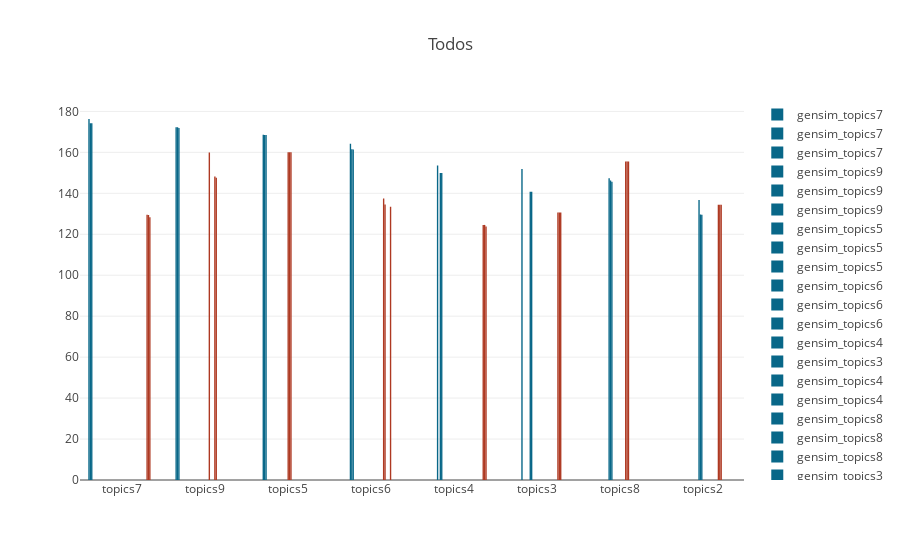

Notebook source saved alongside this figure:
### Code cell
stock = 'Todos'

def graph_energies(lda_df,mallet_df,stock):
    lda_stock = lda_df.loc[stock]
    mallet_stock = mallet_df.loc[stock]
    traces = list()
    iterable_lda = lda_stock.iterrows()
    for item in iterable_lda:
        modelo = item[0]
        modelo = modelo.strip('.model')
        topics = modelo.split('_')[-2]
        iters = modelo.split('_')[-1]
        energy = item[1].energia
        trace = go.Bar({
                        'x': [topics],
                        'y': [energy],
                        'name': f'gensim_{topics}_{iters}',
                        'marker': {'color': '#086788'}
        })
        traces.append(trace)
    iterable_mallet = mallet_stock.iterrows()
    for item in iterable_mallet:
        modelo = item[0]
        modelo = modelo.strip('.model')
        topics = modelo.split('_')[-2]
        iters = modelo.split('_')[-1]
        energy = item[1].energia
        trace = go.Bar({
                        'x': [topics],
                        'y': [energy],
                        'name': f'mallet_{topics}_{iters}',
                        'marker': {'color': '#AE3922'}
        })
        traces.append(trace)
    return traces

layout = go.Layout({'title': stock})

traces = graph_energies(energy_lda_df,energy_mallet_df,stock)

fig = go.Figure(traces, layout)

iplot(fig)

### Figure 1 — Plotly figure (JSON) as saved in the notebook; plotly's stock layout.template omitted (floating-point values rounded to 4 significant figures)
{"data": [{"marker": {"color": "#086788"}, "name": "gensim_topics7", "type": "bar", "uid": "f842550a-823f-4efe-92b9-ea13f4529217", "x": ["topics7"], "y": [176.3]}, {"marker": {"color": "#086788"}, "name": "gensim_topics7", "type": "bar", "uid": "b16354b6-ef4b-4593-b874-53e5995644b4", "x": ["topics7"], "y": [174.2]}, {"marker": {"color": "#086788"}, "name": "gensim_topics7", "type": "bar", "uid": "f5992bc7-dd62-41ad-9f4e-e87d940408f4", "x": ["topics7"], "y": [174.2]}, {"marker": {"color": "#086788"}, "name": "gensim_topics9", "type": "bar", "uid": "495cdfed-35ae-490c-8abc-85e632cb1c5b", "x": ["topics9"], "y": [172.3]}, {"marker": {"color": "#086788"}, "name": "gensim_topics9", "type": "bar", "uid": "b3f55655-e2fa-45e3-aeb5-a8e7a8c8aabb", "x": ["topics9"], "y": [172.3]}, {"marker": {"color": "#086788"}, "name": "gensim_topics9", "type": "bar", "uid": "b597fe9b-0c63-463a-8dea-9787095966f6", "x": ["topics9"], "y": [171.9]}, {"marker": {"color": "#086788"}, "name": "gensim_topics5", "type": "bar", "uid": "ae613d67-efa9-4cd7-aeb5-aafe1c963904", "x": ["topics5"], "y": [168.6]}, {"marker": {"color": "#086788"}, "name": "gensim_topics5", "type": "bar", "uid": "dae47db3-7612-46f3-9e5d-fc60d0ec4d5a", "x": ["topics5"], "y": [168.5]}, {"marker": {"color": "#086788"}, "name": "gensim_topics5", "type": "bar", "uid": "4fbfe310-9b16-4cfa-9eed-1056bbc43e18", "x": ["topics5"], "y": [168.4]}, {"marker": {"color": "#086788"}, "name": "gensim_topics6", "type": "bar", "uid": "a65aa8d5-2b3e-459a-90bd-6c336d71a651", "x": ["topics6"], "y": [164.2]}, {"marker": {"color": "#086788"}, "name": "gensim_topics6", "type": "bar", "uid": "fabff280-4561-4abd-adf7-3a8d71a4170c", "x": ["topics6"], "y": [161.5]}, {"marker": {"color": "#086788"}, "name": "gensim_topics6", "type": "bar", "uid": "d1de8a05-b431-4aa6-bbee-972e90cb58f5", "x": ["topics6"], "y": [161.4]}, {"marker": {"color": "#086788"}, "name": "gensim_topics4", "type": "bar", "uid": "5ddb58ac-3039-4129-9076-0acc00410532", "x": ["topics4"], "y": [153.5]}, {"marker": {"color": "#086788"}, "name": "gensim_topics3", "type": "bar", "uid": "f8cb1e07-3195-41d1-a3a5-b491c43dd3e4", "x": ["topics3"], "y": [151.8]}, {"marker": {"color": "#086788"}, "name": "gensim_topics4", "type": "bar", "uid": "557b21be-4970-4e78-b79c-4793c9f168db", "x": ["topics4"], "y": [150.0]}, {"marker": {"color": "#086788"}, "name": "gensim_topics4", "type": "bar", "uid": "de69e5d3-1639-4fd6-8e25-f0a971693344", "x": ["topics4"], "y": [149.9]}, {"marker": {"color": "#086788"}, "name": "gensim_topics8", "type": "bar", "uid": "ece66561-2ac9-4405-8d64-5d4834be6415", "x": ["topics8"], "y": [147.3]}, {"marker": {"color": "#086788"}, "name": "gensim_topics8", "type": "bar", "uid": "a00836ba-7f1d-4da8-a562-75509a37280f", "x": ["topics8"], "y": [146.3]}, {"marker": {"color": "#086788"}, "name": "gensim_topics8", "type": "bar", "uid": "899ba247-3d41-409f-a559-6df3a74fa74d", "x": ["topics8"], "y": [145.7]}, {"marker": {"color": "#086788"}, "name": "gensim_topics3", "type": "bar", "uid": "e04bc145-2671-4a3e-ace0-b08d203e440e", "x": ["topics3"], "y": [140.7]}, {"marker": {"color": "#086788"}, "name": "gensim_topics3", "type": "bar", "uid": "1011ccd1-2435-4225-9e16-87954c160dc2", "x": ["topics3"], "y": [140.7]}, {"marker": {"color": "#086788"}, "name": "gensim_topics2", "type": "bar", "uid": "8cda10ea-3491-4065-8e04-46346c1407fe", "x": ["topics2"], "y": [136.7]}, {"marker": {"color": "#086788"}, "name": "gensim_topics2", "type": "bar", "uid": "748f351f-d680-4329-a48c-42e7db30b70e", "x": ["topics2"], "y": [129.6]}, {"marker": {"color": "#086788"}, "name": "gensim_topics2", "type": "bar", "uid": "94616b97-ac0d-485e-b118-6828e55a2822", "x": ["topics2"], "y": [129.6]}, {"marker": {"color": "#AE3922"}, "name": "mallet_topics5", "type": "bar", "uid": "762b5b2b-4ab5-45a4-a784-c094b8427a3b", "x": ["topics5"], "y": [160.0]}, {"marker": {"color": "#AE3922"}, "name": "mallet_topics5", "type": "bar", "uid": "1704e982-3c16-4ac6-8a6b-dcbeb732a3d3", "x": ["topics5"], "y": [160.0]}, {"marker": {"color": "#AE3922"}, "name": "mallet_topics5", "type": "bar", "uid": "3d0d93ba-5206-4220-beb4-1e70e7f4e7a6", "x": ["topics5"], "y": [160.0]}, {"marker": {"color": "#AE3922"}, "name": "mallet_topics9", "type": "bar", "uid": "0d613b75-1649-4f06-bcae-0774815c35ed", "x": ["topics9"], "y": [159.9]}, {"marker": {"color": "#AE3922"}, "name": "mallet_topics8", "type": "bar", "uid": "de9b0c9f-f166-469d-8995-5d1d376077f0", "x": ["topics8"], "y": [155.5]}, {"marker": {"color": "#AE3922"}, "name": "mallet_topics8", "type": "bar", "uid": "a3cf99ba-5245-4743-afd8-f34a5c47b2d8", "x": ["topics8"], "y": [155.5]}, {"marker": {"color": "#AE3922"}, "name": "mallet_topics8", "type": "bar", "uid": "ae1ed0a7-2935-4199-90ed-b234cc8dffe4", "x": ["topics8"], "y": [155.5]}, {"marker": {"color": "#AE3922"}, "name": "mallet_topics9", "type": "bar", "uid": "378751d7-79e3-4890-b3c8-9d98a0e6ccab", "x": ["topics9"], "y": [148.2]}, {"marker": {"color": "#AE3922"}, "name": "mallet_topics9", "type": "bar", "uid": "30a94a32-5c2e-4221-828a-6a7f7c018485", "x": ["topics9"], "y": [147.5]}, {"marker": {"color": "#AE3922"}, "name": "mallet_topics6", "type": "bar", "uid": "c0bbe0f7-4805-4945-b8f5-ded6234958bf", "x": ["topics6"], "y": [137.4]}, {"marker": {"color": "#AE3922"}, "name": "mallet_topics6", "type": "bar", "uid": "2956a1f0-abd9-426d-b162-35308d9014ae", "x": ["topics6"], "y": [134.5]}, {"marker": {"color": "#AE3922"}, "name": "mallet_topics2", "type": "bar", "uid": "c950ab4f-bf52-4b02-9fe0-3fc831e28fa3", "x": ["topics2"], "y": [134.4]}, {"marker": {"color": "#AE3922"}, "name": "mallet_topics2", "type": "bar", "uid": "90c02d5d-3d94-4d0a-a136-132174b8459b", "x": ["topics2"], "y": [134.4]}, {"marker": {"color": "#AE3922"}, "name": "mallet_topics2", "type": "bar", "uid": "bad1ca81-73be-4e13-b41b-226d290fb373", "x": ["topics2"], "y": [134.4]}, {"marker": {"color": "#AE3922"}, "name": "mallet_topics6", "type": "bar", "uid": "9ea792f1-7bb0-4416-bfd1-633b3a6ab8b8", "x": ["topics6"], "y": [133.4]}, {"marker": {"color": "#AE3922"}, "name": "mallet_topics3", "type": "bar", "uid": "114feefd-0fd4-4ed5-b172-e42d9df5e109", "x": ["topics3"], "y": [130.7]}, {"marker": {"color": "#AE3922"}, "name": "mallet_topics3", "type": "bar", "uid": "7e195e49-a298-4d52-8cf0-e5715ae578b1", "x": ["topics3"], "y": [130.7]}, {"marker": {"color": "#AE3922"}, "name": "mallet_topics3", "type": "bar", "uid": "bf65614f-0485-4315-a7dc-ab3ff755cf7d", "x": ["topics3"], "y": [130.7]}, {"marker": {"color": "#AE3922"}, "name": "mallet_topics7", "type": "bar", "uid": "85ed17da-31e1-4424-862d-fa70dd9dc430", "x": ["topics7"], "y": [129.5]}, {"marker": {"color": "#AE3922"}, "name": "mallet_topics7", "type": "bar", "uid": "d569e73c-a05c-465c-86e0-0cb7b5ee60ce", "x": ["topics7"], "y": [129.4]}, {"marker": {"color": "#AE3922"}, "name": "mallet_topics7", "type": "bar", "uid": "b042cc8b-fd1a-49ee-9dec-718566bb4a9c", "x": ["topics7"], "y": [128.3]}, {"marker": {"color": "#AE3922"}, "name": "mallet_topics4", "type": "bar", "uid": "21af3a20-3a76-456a-a495-37266c28a550", "x": ["topics4"], "y": [124.6]}, {"marker": {"color": "#AE3922"}, "name": "mallet_topics4", "type": "bar", "uid": "fac1a4a2-d9ff-4f5e-a35d-cc86f71676c2", "x": ["topics4"], "y": [124.6]}, {"marker": {"color": "#AE3922"}, "name": "mallet_topics4", "type": "bar", "uid": "fd3214ee-a06f-4bac-b7f7-f1a1a65f606b", "x": ["topics4"], "y": [123.8]}], "layout": {"title": {"text": "Todos"}}}
